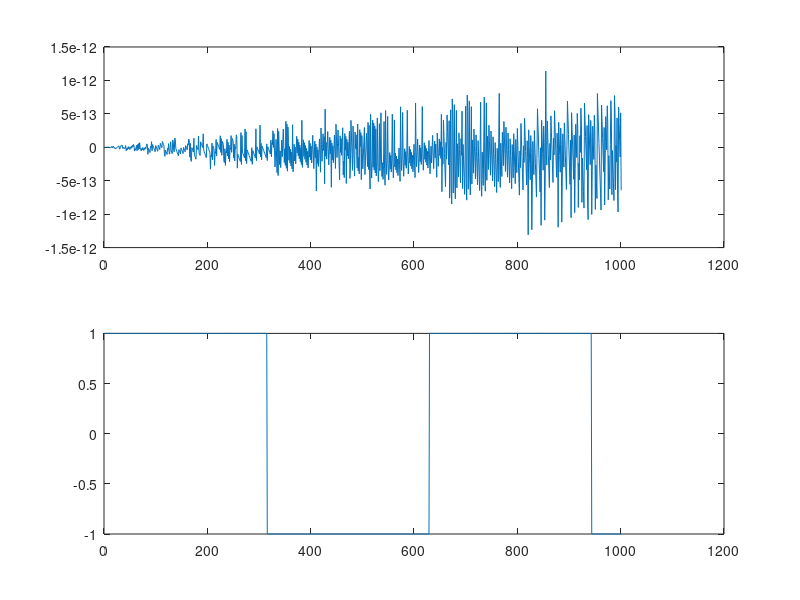

Source code (MATLAB): (Note: this script raises an error after producing the figure.)
% Trabajo Practico Nº 5
% Ejercicio 5
close all;
clear all;
N = 10;

t=0:0.01:N;
f= 100; % En Hz

S1 = sin( 2 * pi * t * f );
S2 = square(t);

figure(1);
subplot( 2, 1, 1 );
plot( S1 );
subplot( 2, 1, 2 );
plot( S2 );

figure(2);
Ys = convolucion_suma( S1, S2 );
Yc = conv( S1, S2 );
%Yf = filter( S1, S2 );
FT1 = fft(S1);
FT2 = fft(S2);
Yf = ifft( real( FT1 ) .* real( FT2 ) );
Yf2 = ifft( [ real( FT1 ) zeros( 1, length( S1 )-1 ) ] .* [ real( FT2 ) zeros( 1, length( S2 )-1 ) ] );

subplot( 5, 1, 1 );
plot( Ys );
title( "Convolucion x sumatoria" );

subplot( 5, 1, 2 );
plot( Yc );
title( "Conv" );

subplot( 5, 1, 3 );
plot( Yf );
title( "Convolucion x filtro" );

subplot( 5, 1, 4 );
plot( real( Yf ) );
title( "Convolucion x propiedad" );

subplot( 5, 1, 5 );
plot( real( Yf2 ) );
title( "Convolucion x propiedad + muestras" );